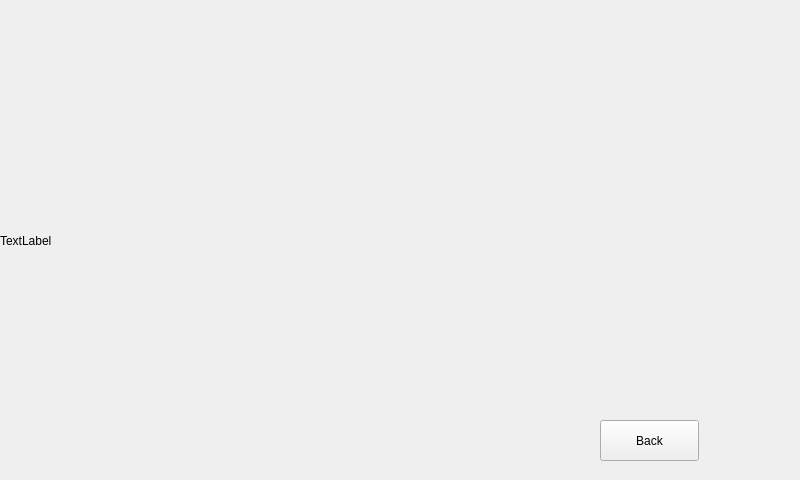
<?xml version="1.0" encoding="UTF-8"?>
<ui version="4.0">
 <class>SecondWindow</class>
 <widget class="QMainWindow" name="SecondWindow">
  <property name="geometry">
   <rect>
    <x>0</x>
    <y>0</y>
    <width>800</width>
    <height>480</height>
   </rect>
  </property>
  <property name="windowTitle">
   <string>MainWindow</string>
  </property>
  <property name="autoFillBackground">
   <bool>false</bool>
  </property>
  <property name="styleSheet">
   <string notr="true">background-image:url(:/img/images/Main.png)</string>
  </property>
  <widget class="QWidget" name="centralwidget">
   <property name="enabled">
    <bool>true</bool>
   </property>
   <property name="autoFillBackground">
    <bool>false</bool>
   </property>
   <property name="styleSheet">
    <string notr="true">background-image:url(:/img/images/Main.png)</string>
   </property>
   <widget class="QLabel" name="main_gif">
    <property name="geometry">
     <rect>
      <x>0</x>
      <y>70</y>
      <width>711</width>
      <height>341</height>
     </rect>
    </property>
    <property name="autoFillBackground">
     <bool>true</bool>
    </property>
    <property name="styleSheet">
     <string notr="true">background-image:url(); </string>
    </property>
    <property name="text">
     <string>TextLabel</string>
    </property>
   </widget>
   <widget class="QPushButton" name="back_but">
    <property name="geometry">
     <rect>
      <x>600</x>
      <y>420</y>
      <width>99</width>
      <height>41</height>
     </rect>
    </property>
    <property name="styleSheet">
     <string notr="true">background-image:url()</string>
    </property>
    <property name="text">
     <string>Back</string>
    </property>
   </widget>
  </widget>
 </widget>
 <resources/>
 <connections/>
</ui>
